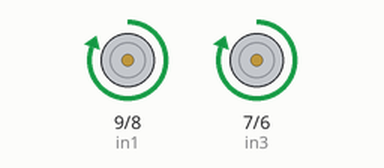
The sketch below on a simulated Arduino Uno, built with avr-gcc and run on an emulated ATmega328P. Shown: motor-driver pin pairs drawn as motors (green arrow = first pin HIGH = forward, orange = second pin HIGH = backward, longer = more drive, scaled by the enable pin).

Above: at 1.0 s.
At 3.0 s:
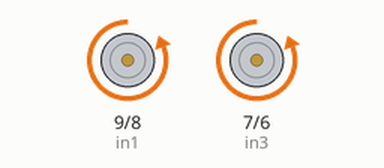
At 5.0 s:
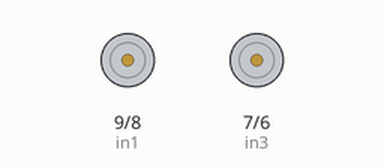
Timing chart, 0 to 7.8 s (numbered marks = the images above):
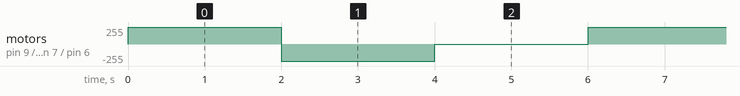

The sketch:

VCB.ino
```cpp
// connect motor controller pins to Arduino digital pins
// motor one
int enA=10;
int enB=5;
int in1=9;
int in2=8;
int in3=7;
int in4=6;
void setup()
{
  // set all the motor control pins to outputs
  pinMode(enA, OUTPUT);
  pinMode(enB, OUTPUT);
  pinMode(in1, OUTPUT);
  pinMode(in2, OUTPUT);
  pinMode(in3, OUTPUT);
  pinMode(in4, OUTPUT);
}
void demoOne()
{
  // this function will run the motors in both directions at a fixed speed
  // turn on motor A
  digitalWrite(in1, HIGH);
  digitalWrite(in2, LOW);
  // set speed to 200 out of possible range 0~255
  analogWrite(enA, 255);
  // turn on motor B
  digitalWrite(in3, HIGH);
  digitalWrite(in4, LOW);
  // set speed to 200 out of possible range 0~255
  analogWrite(enB, 255);
  delay(2000);
  // now change motor directions
  digitalWrite(in1, LOW);
  digitalWrite(in2, HIGH);
  digitalWrite(in3, LOW);
  digitalWrite(in4, HIGH);
  delay(2000);
  // now turn off motors
  digitalWrite(in1, LOW);
  digitalWrite(in2, LOW);
  digitalWrite(in3, LOW);
  digitalWrite(in4, LOW);
}
void demoTwo()
{
  // this function will run the motors across the range of possible speeds
  // note that maximum speed is determined by the motor itself and the operating voltage
  // the PWM values sent by analogWrite() are fractions of the maximum speed possible
  // by your hardware
  // turn on motors
  digitalWrite(in1, LOW);
  digitalWrite(in2, HIGH);
  digitalWrite(in3, LOW);
  digitalWrite(in4, HIGH);
  // accelerate from zero to maximum speed

 /*for (int i = 0; i < 256; i++) {
analogWrite(enA, i);
analogWrite(enB, i);
delay(20);
}
// decelerate from maximum speed to zero
for (int i = 255; i > 0; --i)
  {
    analogWrite(enA, i);
    analogWrite(enB, i);
    delay(20);
  }*/
  analogWrite(enA, 256);
  analogWrite(enB, 256);


  // now turn off motors
  digitalWrite(in1, LOW);
  digitalWrite(in2, LOW);
  digitalWrite(in3, LOW);
  digitalWrite(in4, LOW);
}
void loop()
{
  demoOne();
  delay(1000);
  demoTwo();
  delay(1000);
}
```

Measured:
- by itself, motor on pin 9 (in1) / pin 8 (in2), motor on pin 7 (in3) / pin 6 (in4): repeats every 6.0 s: backward 255/255 2.0 s, stopped 2.0 s, forward 255/255 2.0 s
